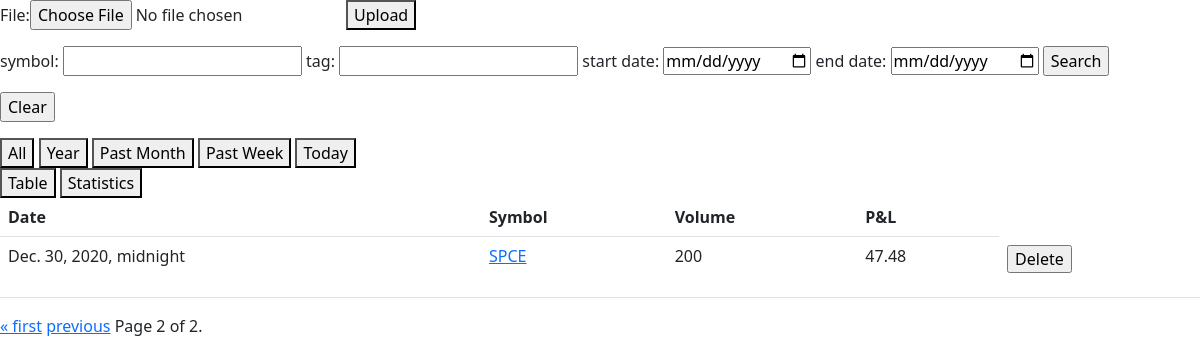
The app's page /?allPage=2 with its own data.
### graphs/models.py (models this page shows)
class Trade(models.Model):
    date = models.DateTimeField('date traded')
    symbol = models.CharField(max_length=10)
    volume = models.IntegerField(default=1)
    pnl = models.FloatField()
    tags = models.ManyToManyField(Tag)
    class Meta:
        ordering = ['date', 'symbol']

### graphs/views.py (the view)
# urls.py: path('', views.index, name='index'),
def index(request):
    current_date = datetime.datetime.now()
    year = datetime.timedelta(days=365)
    month = datetime.timedelta(days=30)
    week = datetime.timedelta(days=7)
    all_trades_list = Trade.objects.order_by('-date').all()
    form = fileForm(request)
    all_pag = Paginator(all_trades_list, 10)
    all_page_number = request.GET.get('allPage')
    all_page_obj = all_pag.get_page(all_page_number)
    past_year = current_date - year
    year_string = "%d-%d-%d" % (past_year.year, past_year.month, past_year.day)
    past_month = current_date - month
    month_string = "%d-%d-%d" % (past_month.year, past_month.month, past_month.day)
    past_week = current_date - week
    week_string = "%d-%d-%d" % (past_week.year, past_week.month, past_week.day)
    today_string = "%d-%d-%d" % (current_date.year, current_date.month, current_date.day)
    context = {'all_trades_list': all_trades_list,
               'all_stats': totals(all_trades_list),
               'form': form,
               'all_page_obj': all_page_obj,
               'is_filtered': False,
               'year_string': year_string,
               'month_string': month_string,
               'week_string': week_string,
               'today_string': today_string,
               }
    return render(request, 'graphs/index.html', context)

### graphs/forms.py
class UploadFileForm(forms.Form):
    file = forms.FileField()

### graphs/views.py (called while the page is built)
def fileForm(request):
    if request.method == 'POST':
        form = UploadFileForm(request.POST, request.FILES)
        print(form)
        if form.is_valid():
            handle_uploaded_file(request.FILES['file'])
        else:
            print('fail')
    else:
        form = UploadFileForm()
    return form

### graphs/templates/graphs/index.html (shortened to what this page needs)
<head>
	{% load static %}
	<link rel="stylesheet" href="{% static 'graphs/css/bootstrap.css' %}"></link>
</head>
<body>
	<div>
		{% include "graphs/upload.html" %}
	</div>
	<div>
		{% include "graphs/trades_filter.html" %}
	</div>
	<div>
		<a href="/"><button>All</button></a>
		<a href="/filter/?symbol_filter=&tag_filter=&start_filter={{ year_string }}&end_filter=&allPage=1"><button>Year</button></a>
		<a href="/filter/?symbol_filter=&tag_filter=&start_filter={{ month_string }}&end_filter=&allPage=1"><button>Past Month</button></a>
		<a href="/filter/?symbol_filter=&tag_filter=&start_filter={{ week_string }}&end_filter=&allPage=1"><button>Past Week</button></a>
		<a href="/filter/?symbol_filter=&tag_filter=&start_filter={{ today_string }}&end_filter=&allPage=1"><button>Today</button></a>
	</div>
	<div>
		<button onclick="switchTab('table_tab')">Table</button>
		<button onclick="switchTab('stats_tab')">Statistics</button>
	</div>
	<div id="all_trades_list_tab">
	{% if all_trades_list %}
		<div id="table_tab" class="trades_tab">
			<table id="allTrades" class= "table" data-show-pagination-switch="true" data-pagination="true">
				<tr>
					<th>Date</th>
					<th>Symbol</th>
					<th>Volume</th>
					<th>P&L</th>
				</tr>
				{% for trade in all_page_obj %}
					<tr>
						<td>{{trade.date}}</td>
						<td><a href="/trades/{{ trade.id }}/">{{trade.symbol}}</a></td>
						<td>{{trade.volume}}</td>
						<td>{{trade.pnl}}</td>
						<td>
							<form action="{% url 'deleteTrade' %}" method="get">
								<input type="submit" value="Delete">
							</form>
						</td>
					</tr>
				{% endfor %}
			</table>
			<div class="pagination">
				<span class="step-links">
					{% if all_page_obj.has_previous %}
						{% if is_filtered %}
							<a href="{{request.get_full_path}}&allPage=1">&laquo; first</a>
							<a href="{{request.get_full_path}}&allPage={{ all_page_obj.previous_page_number }}">previous</a>
						{%else%}
							<a href="/?allPage=1">&laquo; first</a>
							<a href="/?allPage={{ all_page_obj.previous_page_number }}">previous</a>
						{% endif %}
					{% endif %}
					<span class="current">
						Page {{ all_page_obj.number }} of {{ all_page_obj.paginator.num_pages }}.
					</span>
				</span>
			</div>
		</div>
	{% else %}
		<p> No entries </p>
	{% endif %}
</div>
</body>

### records on screen
Trade: date "Dec. 30, 2020, midnight", symbol "SPCE", volume "200", pnl "47.48"

### other values on screen
{{ all_page_obj.number }} "2"
{{ all_page_obj.paginator.num_pages }} "2"
